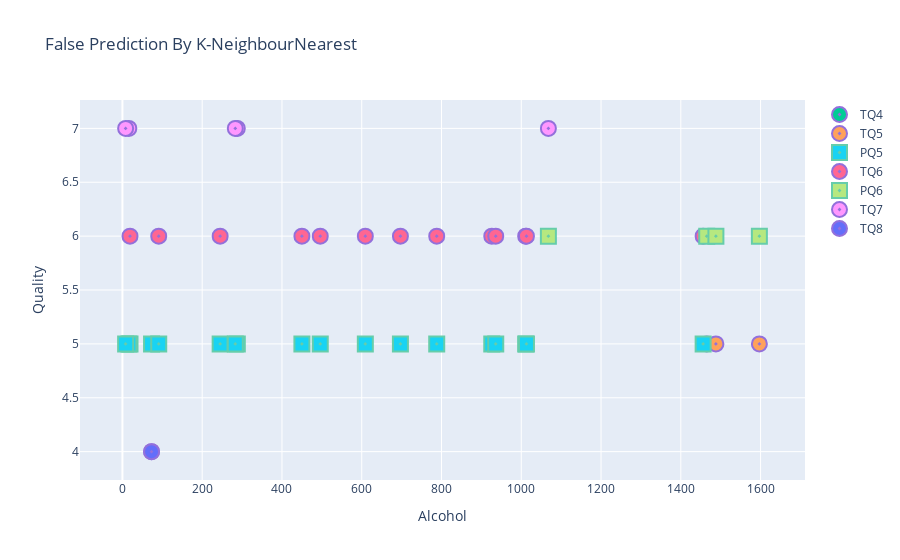

Here is the notebook cell this chart was saved with:
### Code cell
TQ3 = report[report.TruthQuality == 3]
TQ4 = report[report.TruthQuality == 4]
TQ5 = report[report.TruthQuality == 5]
TQ6 = report[report.TruthQuality == 6]
TQ7 = report[report.TruthQuality == 7]
TQ8 = report[report.TruthQuality == 4]
TQs = {'TQ3':TQ3, 'TQ4':TQ4, 'TQ5':TQ5, 'TQ6':TQ6, 'TQ7':TQ7, 'TQ8':TQ8}
PQ3 = report[report.PredictedQuality == 3]
PQ4 = report[report.PredictedQuality == 4]
PQ5 = report[report.PredictedQuality == 5]
PQ6 = report[report.PredictedQuality == 6]
PQ7 = report[report.PredictedQuality == 7]
PQ8 = report[report.PredictedQuality == 8]
PQs = {'PQ3':PQ3, 'PQ4':PQ4, 'PQ5':PQ5, 'PQ6':PQ6, 'PQ7':PQ7, 'PQ8':PQ8}
fig = go.Figure()
for i, j in zip(TQs, PQs):
    fig = fig.add_trace(go.Scatter(x = TQs[i]['SampleRows'], y = TQs[i]['TruthQuality'], name = i, mode = 'markers', marker_symbol = 'circle-dot',
                                   marker=dict(size=15, line=dict(color='MediumPurple', width=2))))
    fig = fig.add_trace(go.Scatter(x = PQs[j]['SampleRows'], y = PQs[j]['PredictedQuality'], name = j, mode = 'markers', marker_symbol = 'square-dot',
                                   marker=dict(size=15, line=dict(color='mediumaquamarine', width=2))))
    # fig.add_annotation(x = 3, y = 2, xref = "x", yref = "y", text = "Elbow Point", showarrow = True, font=dict(family = "Courier New, monospace", size=16, color="#ffffff"),
#                 align="center", arrowhead=2, arrowsize=1, arrowwidth=2, arrowcolor="#636363",  ax=20, ay=-30, bordercolor="#c7c7c7", borderwidth=2, borderpad=4, bgcolor="#ff7f0e", opacity=0.8)
fig.update_layout(title = 'False Prediction By K-NeighbourNearest', xaxis_title = 'Alcohol', yaxis_title = 'Quality')
fig.show()

### Figure 1 — Plotly figure (JSON) as saved in the notebook; plotly's stock layout.template omitted (floating-point values rounded to 4 significant figures)
{"data": [{"marker": {"line": {"color": "MediumPurple", "width": 2}, "size": 15, "symbol": "circle-dot"}, "mode": "markers", "name": "TQ3", "type": "scatter", "x": [], "y": []}, {"marker": {"line": {"color": "mediumaquamarine", "width": 2}, "size": 15, "symbol": "square-dot"}, "mode": "markers", "name": "PQ3", "type": "scatter", "x": [], "y": []}, {"marker": {"line": {"color": "MediumPurple", "width": 2}, "size": 15, "symbol": "circle-dot"}, "mode": "markers", "name": "TQ4", "type": "scatter", "x": [73], "y": [4]}, {"marker": {"line": {"color": "mediumaquamarine", "width": 2}, "size": 15, "symbol": "square-dot"}, "mode": "markers", "name": "PQ4", "type": "scatter", "x": [], "y": []}, {"marker": {"line": {"color": "MediumPurple", "width": 2}, "size": 15, "symbol": "circle-dot"}, "mode": "markers", "name": "TQ5", "type": "scatter", "x": [1465, 1488, 1597], "y": [5, 5, 5]}, {"marker": {"line": {"color": "mediumaquamarine", "width": 2}, "size": 15, "symbol": "square-dot"}, "mode": "markers", "name": "PQ5", "type": "scatter", "x": [73, 19, 1011, 91, 245, 788, 926, 609, 16, 496, 936, 450, 697, 8, 1013, 1456, 288, 283], "y": [5, 5, 5, 5, 5, 5, 5, 5, 5, 5, 5, 5, 5, 5, 5, 5, 5, 5]}, {"marker": {"line": {"color": "MediumPurple", "width": 2}, "size": 15, "symbol": "circle-dot"}, "mode": "markers", "name": "TQ6", "type": "scatter", "x": [19, 1011, 91, 245, 788, 926, 609, 496, 936, 450, 697, 1013, 1456], "y": [6, 6, 6, 6, 6, 6, 6, 6, 6, 6, 6, 6, 6]}, {"marker": {"line": {"color": "mediumaquamarine", "width": 2}, "size": 15, "symbol": "square-dot"}, "mode": "markers", "name": "PQ6", "type": "scatter", "x": [1465, 1488, 1068, 1597], "y": [6, 6, 6, 6]}, {"marker": {"line": {"color": "MediumPurple", "width": 2}, "size": 15, "symbol": "circle-dot"}, "mode": "markers", "name": "TQ7", "type": "scatter", "x": [16, 8, 1068, 288, 283], "y": [7, 7, 7, 7, 7]}, {"marker": {"line": {"color": "mediumaquamarine", "width": 2}, "size": 15, "symbol": "square-dot"}, "mode": "markers", "name": "PQ7", "type": "scatter", "x": [], "y": []}, {"marker": {"line": {"color": "MediumPurple", "width": 2}, "size": 15, "symbol": "circle-dot"}, "mode": "markers", "name": "TQ8", "type": "scatter", "x": [73], "y": [4]}, {"marker": {"line": {"color": "mediumaquamarine", "width": 2}, "size": 15, "symbol": "square-dot"}, "mode": "markers", "name": "PQ8", "type": "scatter", "x": [], "y": []}], "layout": {"autosize": true, "title": {"text": "False Prediction By K-NeighbourNearest"}, "xaxis": {"autorange": true, "range": [-95.67, 1701.0], "title": {"text": "Alcohol"}, "type": "linear"}, "yaxis": {"autorange": true, "range": [3.615, 7.385], "title": {"text": "Quality"}, "type": "linear"}}}
